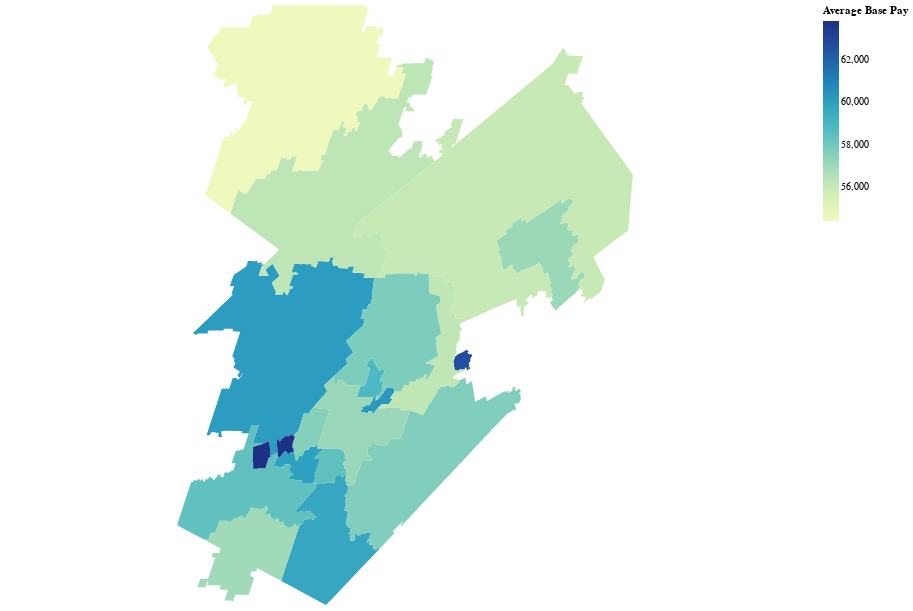

The notebook cell saved with this chart:
### Code cell
options = list(merged_df['NAME'].unique())
input_dropdown = alt.binding_select(options=options)
selection = alt.selection_single(on='mouseover', fields=['NAME'])
color = alt.condition(selection,
                     alt.Color('Average Base Pay:Q'),
                     alt.value('lightgray'))
San_Antonio_Teacher_Salary_Map = alt.Chart(merged_df).mark_geoshape().encode(
    color=color,
    tooltip = ['NAME', 'Average Base Pay']
).properties(
    width=800,
    height=600
).add_selection(
    selection
)


San_Antonio_Teacher_Salary_Map

### Figure 1 — Vega-Lite specification as saved in the notebook (floating-point values rounded to 4 significant figures; data arrays with more than 128 entries replaced by an {"elided": "..."} marker saying what was removed)
{"config": {"view": {"continuousWidth": 400, "continuousHeight": 300}}, "data": {"name": "data-4fefe8d6ea0d4bdcadc16d7783f757b4"}, "mark": "geoshape", "encoding": {"color": {"condition": {"type": "quantitative", "field": "Average Base Pay", "selection": "selector003"}, "value": "lightgray"}, "tooltip": [{"type": "nominal", "field": "NAME"}, {"type": "quantitative", "field": "Average Base Pay"}]}, "height": 600, "selection": {"selector003": {"type": "single", "on": "mouseover", "fields": ["NAME"]}}, "width": 800, "$schema": "https://vega.github.io/schema/vega-lite/v4.8.1.json", "datasets": {"data-4fefe8d6ea0d4bdcadc16d7783f757b4": [{"Average Base Pay": 62692, "COLOR": 1, "Charter Status": "TRADITIONAL ISD/CSD", "County": "BEXAR COUNTY", "DISTRICT": "015-906", "DISTRICT_C": "015906", "DISTRICT_N": 15906, "District": 15906, "District Name": "RANDOLPH FIELD ISD", "FTE Count": 103.5, "NAME": "Randolph Field ISD", "NAME2": "Randolph Field", "NCES_DISTR": "4836450", "Region": 20, "SDLEA10": "36450", "Shape_area": 10950000.0, "Shape_len": 17150.0, "Staff": "TOTAL TEACHING STAFF", "Staff_Category": "TEACHING STAFF", "Total Base Pay": 6489947, "type": "Feature", "geometry": {"type": "Polygon", "coordinates": {"elided": "1x156x2 float values"}}}, {"Average Base Pay": 59658, "COLOR": 2, "Charter Status": "TRADITIONAL ISD/CSD", "County": "BEXAR COUNTY", "DISTRICT": "015-917", "DISTRICT_C": "015917", "DISTRICT_N": 15917, "District": 15917, "District Name": "SOUTHSIDE ISD", "FTE Count": 358.6, "NAME": "Southside ISD", "NAME2": "Southside", "NCES_DISTR": "4840920", "Region": 20, "SDLEA10": "40920", "Shape_area": 274300000.0, "Shape_len": 101000.0, "Staff": "TOTAL TEACHING STAFF", "Staff_Category": "TEACHING STAFF", "Total Base Pay": 21393239, "type": "Feature", "geometry": {"type": "Polygon", "coordinates": {"elided": "1x1816x2 float values"}}}, {"Average Base Pay": 58412, "COLOR": 4, "Charter Status": "TRADITIONAL ISD/CSD", "County": "BEXAR COUNTY", "DISTRICT": "015-904", "DISTRICT_C": "015904", "DISTRICT_N": 15904, "District": 15904, "District Name": "HARLANDALE ISD", "FTE Count": 906.5, "NAME": "Harlandale ISD", "NAME2": "Harlandale", "NCES_DISTR": "4822470", "Region": 20, "SDLEA10": "22470", "Shape_area": 37390000.0, "Shape_len": 29500.0, "Staff": "TOTAL TEACHING STAFF", "Staff_Category": "TEACHING STAFF", "Total Base Pay": 52950124, "type": "Feature", "geometry": {"type": "Polygon", "coordinates": {"elided": "1x474x2 float values"}}}, {"Average Base Pay": 57662, "COLOR": 4, "Charter Status": "TRADITIONAL ISD/CSD", "County": "BEXAR COUNTY", "DISTRICT": "015-911", "DISTRICT_C": "015911", "DISTRICT_N": 15911, "District": 15911, "District Name": "EAST CENTRAL ISD", "FTE Count": 589.4, "NAME": "East Central ISD", "NAME2": "East Central", "NCES_DISTR": "4817850", "Region": 20, "SDLEA10": "17850", "Shape_area": 515400000.0, "Shape_len": 139900.0, "Staff": "TOTAL TEACHING STAFF", "Staff_Category": "TEACHING STAFF", "Total Base Pay": 33986623, "type": "Feature", "geometry": {"type": "Polygon", "coordinates": {"elided": "1x2323x2 float values"}}}, {"Average Base Pay": 60292, "COLOR": 1, "Charter Status": "TRADITIONAL ISD/CSD", "County": "BEXAR COUNTY", "DISTRICT": "015-914", "DISTRICT_C": "015914", "DISTRICT_N": 15914, "District": 15914, "District Name": "FT SAM HOUSTON ISD", "FTE Count": 134.6, "NAME": "Fort Sam Houston ISD", "NAME2": "Fort Sam Houston", "NCES_DISTR": "4820160", "Region": 20, "SDLEA10": "20160", "Shape_area": 13690000.0, "Shape_len": 22970.0, "Staff": "TOTAL TEACHING STAFF", "Staff_Category": "TEACHING STAFF", "Total Base Pay": 8112188, "type": "Feature", "geometry": {"type": "Polygon", "coordinates": {"elided": "1x285x2 float values"}}}, {"Average Base Pay": 58903, "COLOR": 3, "Charter Status": "TRADITIONAL ISD/CSD", "County": "BEXAR COUNTY", "DISTRICT": "015-901", "DISTRICT_C": "015901", "DISTRICT_N": 15901, "District": 15901, "District Name": "ALAMO HEIGHTS ISD", "FTE Count": 353.0, "NAME": "Alamo Heights ISD", "NAME2": "Alamo Heights", "NCES_DISTR": "4807590", "Region": 20, "SDLEA10": "07590", "Shape_area": 24060000.0, "Shape_len": 26620.0, "Staff": "TOTAL TEACHING STAFF", "Staff_Category": "TEACHING STAFF", "Total Base Pay": 20793993, "type": "Feature", "geometry": {"type": "Polygon", "coordinates": {"elided": "1x279x2 float values"}}}, {"Average Base Pay": 59994, "COLOR": 6, "Charter Status": "TRADITIONAL ISD/CSD", "County": "BEXAR COUNTY", "DISTRICT": "015-908", "DISTRICT_C": "015908", "DISTRICT_N": 15908, "District": 15908, "District Name": "SOUTH SAN ANTONIO ISD", "FTE Count": 555.9, "NAME": "South San Antonio ISD", "NAME2": "South San Antonio", "NCES_DISTR": "4840680", "Region": 20, "SDLEA10": "40680", "Shape_area": 40800000.0, "Shape_len": 43080.0, "Staff": "TOTAL TEACHING STAFF", "Staff_Category": "TEACHING STAFF", "Total Base Pay": 33352496, "type": "Feature", "geometry": {"type": "Polygon", "coordinates": {"elided": "1x718x2 float values"}}}, {"Average Base Pay": 54388, "COLOR": 1, "Charter Status": "TRADITIONAL ISD/CSD", "County": "KENDALL COUNTY", "DISTRICT": "130-902", "DISTRICT_C": "130902", "DISTRICT_N": 130902, "District": 130902, "District Name": "COMFORT ISD", "FTE Count": 92.69, "NAME": "Comfort ISD", "NAME2": "Comfort", "NCES_DISTR": "4814790", "Region": 13, "SDLEA10": "14790", "Shape_area": 982300000.0, "Shape_len": 203800.0, "Staff": "TOTAL TEACHING STAFF", "Staff_Category": "TEACHING STAFF", "Total Base Pay": 5041327, "type": "Feature", "geometry": {"type": "Polygon", "coordinates": {"elided": "1x1100x2 float values"}}}, {"Average Base Pay": 56194, "COLOR": 7, "Charter Status": "TRADITIONAL ISD/CSD", "County": "BEXAR COUNTY", "DISTRICT": "015-916", "DISTRICT_C": "015916", "DISTRICT_N": 15916, "District": 15916, "District Name": "JUDSON ISD", "FTE Count": 1598.0, "NAME": "Judson ISD", "NAME2": "Judson", "NCES_DISTR": "4824990", "Region": 20, "SDLEA10": "24990", "Shape_area": 144000000.0, "Shape_len": 104800.0, "Staff": "TOTAL TEACHING STAFF", "Staff_Category": "TEACHING STAFF", "Total Base Pay": 89816772, "type": "Feature", "geometry": {"type": "Polygon", "coordinates": {"elided": "1x1243x2 float values"}}}, {"Average Base Pay": 57055, "COLOR": 2, "Charter Status": "TRADITIONAL ISD/CSD", "County": "COMAL COUNTY", "DISTRICT": "046-901", "DISTRICT_C": "046901", "DISTRICT_N": 46901, "District": 46901, "District Name": "NEW BRAUNFELS ISD", "FTE Count": 551.6, "NAME": "New Braunfels ISD", "NAME2": "New Braunfels", "NCES_DISTR": "4832370", "Region": 13, "SDLEA10": "32370", "Shape_area": 194200000.0, "Shape_len": 89220.0, "Staff": "TOTAL TEACHING STAFF", "Staff_Category": "TEACHING STAFF", "Total Base Pay": 31472264, "type": "Feature", "geometry": {"type": "Polygon", "coordinates": {"elided": "1x782x2 float values"}}}, {"Average Base Pay": 55996, "COLOR": 4, "Charter Status": "TRADITIONAL ISD/CSD", "County": "COMAL COUNTY", "DISTRICT": "046-902", "DISTRICT_C": "046902", "DISTRICT_N": 46902, "District": 46902, "District Name": "COMAL ISD", "FTE Count": 1575.0, "NAME": "Comal ISD", "NAME2": "Comal", "NCES_DISTR": "4814730", "Region": 20, "SDLEA10": "14730", "Shape_area": 1513000000.0, "Shape_len": 313800.0, "Staff": "TOTAL TEACHING STAFF", "Staff_Category": "TEACHING STAFF", "Total Base Pay": 88187299, "type": "Feature", "geometry": {"type": "Polygon", "coordinates": {"elided": "1x3078x2 float values"}}}, {"Average Base Pay": 56943, "COLOR": 6, "Charter Status": "TRADITIONAL ISD/CSD", "County": "BEXAR COUNTY", "DISTRICT": "015-909", "DISTRICT_C": "015909", "DISTRICT_N": 15909, "District": 15909, "District Name": "SOMERSET ISD", "FTE Count": 260.5, "NAME": "Somerset ISD", "NAME2": "Somerset", "NCES_DISTR": "4840740", "Region": 20, "SDLEA10": "40740", "Shape_area": 219200000.0, "Shape_len": 93530.0, "Staff": "TOTAL TEACHING STAFF", "Staff_Category": "TEACHING STAFF", "Total Base Pay": 14833209, "type": "Feature", "geometry": {"type": "Polygon", "coordinates": {"elided": "1x1431x2 float values"}}}, {"Average Base Pay": 60091, "COLOR": 1, "Charter Status": "TRADITIONAL ISD/CSD", "County": "BEXAR COUNTY", "DISTRICT": "015-915", "DISTRICT_C": "015915", "DISTRICT_N": 15915, "District": 15915, "District Name": "NORTHSIDE ISD", "FTE Count": 7002.0, "NAME": "Northside ISD (Bexar)", "NAME2": "Northside (Bexar)", "NCES_DISTR": "4833120", "Region": 20, "SDLEA10": "33120", "Shape_area": 819800000.0, "Shape_len": 192500.0, "Staff": "TOTAL TEACHING STAFF", "Staff_Category": "TEACHING STAFF", "Total Base Pay": 420752587, "type": "Feature", "geometry": {"type": "Polygon", "coordinates": {"elided": "1x1237x2 float values"}}}, {"Average Base Pay": 58384, "COLOR": 5, "Charter Status": "TRADITIONAL ISD/CSD", "County": "BEXAR COUNTY", "DISTRICT": "015-912", "DISTRICT_C": "015912", "DISTRICT_N": 15912, "District": 15912, "District Name": "SOUTHWEST ISD", "FTE Count": 945.1, "NAME": "Southwest ISD", "NAME2": "Southwest", "NCES_DISTR": "4840950", "Region": 20, "SDLEA10": "40950", "Shape_area": 281300000.0, "Shape_len": 132300.0, "Staff": "TOTAL TEACHING STAFF", "Staff_Category": "TEACHING STAFF", "Total Base Pay": 55177477, "type": "Feature", "geometry": {"type": "Polygon", "coordinates": {"elided": "1x2939x2 float values"}}}, {"Average Base Pay": 56289, "COLOR": 6, "Charter Status": "TRADITIONAL ISD/CSD", "County": "KENDALL COUNTY", "DISTRICT": "130-901", "DISTRICT_C": "130901", "DISTRICT_N": 130901, "District": 130901, "District Name": "BOERNE ISD", "FTE Count": 609.2, "NAME": "Boerne ISD", "NAME2": "Boerne", "NCES_DISTR": "4810710", "Region": 20, "SDLEA10": "10710", "Shape_area": 793800000.0, "Shape_len": 253800.0, "Staff": "TOTAL TEACHING STAFF", "Staff_Category": "TEACHING STAFF", "Total Base Pay": 34292409, "type": "Feature", "geometry": {"type": "Polygon", "coordinates": {"elided": "1x2012x2 float values"}}}, {"Average Base Pay": 57721, "COLOR": 2, "Charter Status": "TRADITIONAL ISD/CSD", "County": "BEXAR COUNTY", "DISTRICT": "015-910", "DISTRICT_C": "015910", "DISTRICT_N": 15910, "District": 15910, "District Name": "NORTH EAST ISD", "FTE Count": 4256.0, "NAME": "North East ISD", "NAME2": "North East", "NCES_DISTR": "4832940", "Region": 20, "SDLEA10": "32940", "Shape_area": 342800000.0, "Shape_len": 114000.0, "Staff": "TOTAL TEACHING STAFF", "Staff_Category": "TEACHING STAFF", "Total Base Pay": 245635533, "type": "Feature", "geometry": {"type": "Polygon", "coordinates": {"elided": "1x1113x2 float values"}}}, {"Average Base Pay": 57545, "COLOR": 2, "Charter Status": "TRADITIONAL ISD/CSD", "County": "BEXAR COUNTY", "DISTRICT": "015-905", "DISTRICT_C": "015905", "DISTRICT_N": 15905, "District": 15905, "District Name": "EDGEWOOD ISD", "FTE Count": 603.3, "NAME": "Edgewood ISD (Bexar)", "NAME2": "Edgewood (Bexar)", "NCES_DISTR": "4818150", "Region": 20, "SDLEA10": "18150", "Shape_area": 43290000.0, "Shape_len": 29660.0, "Staff": "TOTAL TEACHING STAFF", "Staff_Category": "TEACHING STAFF", "Total Base Pay": 34718695, "type": "Feature", "geometry": {"type": "Polygon", "coordinates": {"elided": "1x465x2 float values"}}}, {"Average Base Pay": 57081, "COLOR": 5, "Charter Status": "TRADITIONAL ISD/CSD", "County": "BEXAR COUNTY", "DISTRICT": "015-907", "DISTRICT_C": "015907", "DISTRICT_N": 15907, "District": 15907, "District Name": "SAN ANTONIO ISD", "FTE Count": 3108.0, "NAME": "San Antonio ISD", "NAME2": "San Antonio", "NCES_DISTR": "4838730", "Region": 20, "SDLEA10": "38730", "Shape_area": 193700000.0, "Shape_len": 97010.0, "Staff": "TOTAL TEACHING STAFF", "Staff_Category": "TEACHING STAFF", "Total Base Pay": 177400174, "type": "Feature", "geometry": {"type": "MultiPolygon", "coordinates": {"elided": "2 rows, 2834 float values in total"}}}, {"Average Base Pay": 63843, "COLOR": 4, "Charter Status": "TRADITIONAL ISD/CSD", "County": "BEXAR COUNTY", "DISTRICT": "015-913", "DISTRICT_C": "015913", "DISTRICT_N": 15913, "District": 15913, "District Name": "LACKLAND ISD", "FTE Count": 88.96, "NAME": "Lackland ISD", "NAME2": "Lackland", "NCES_DISTR": "4826370", "Region": 20, "SDLEA10": "26370", "Shape_area": 26750000.0, "Shape_len": 33230.0, "Staff": "TOTAL TEACHING STAFF", "Staff_Category": "TEACHING STAFF", "Total Base Pay": 5679361, "type": "Feature", "geometry": {"type": "MultiPolygon", "coordinates": {"elided": "2 rows, 966 float values in total"}}}]}}
